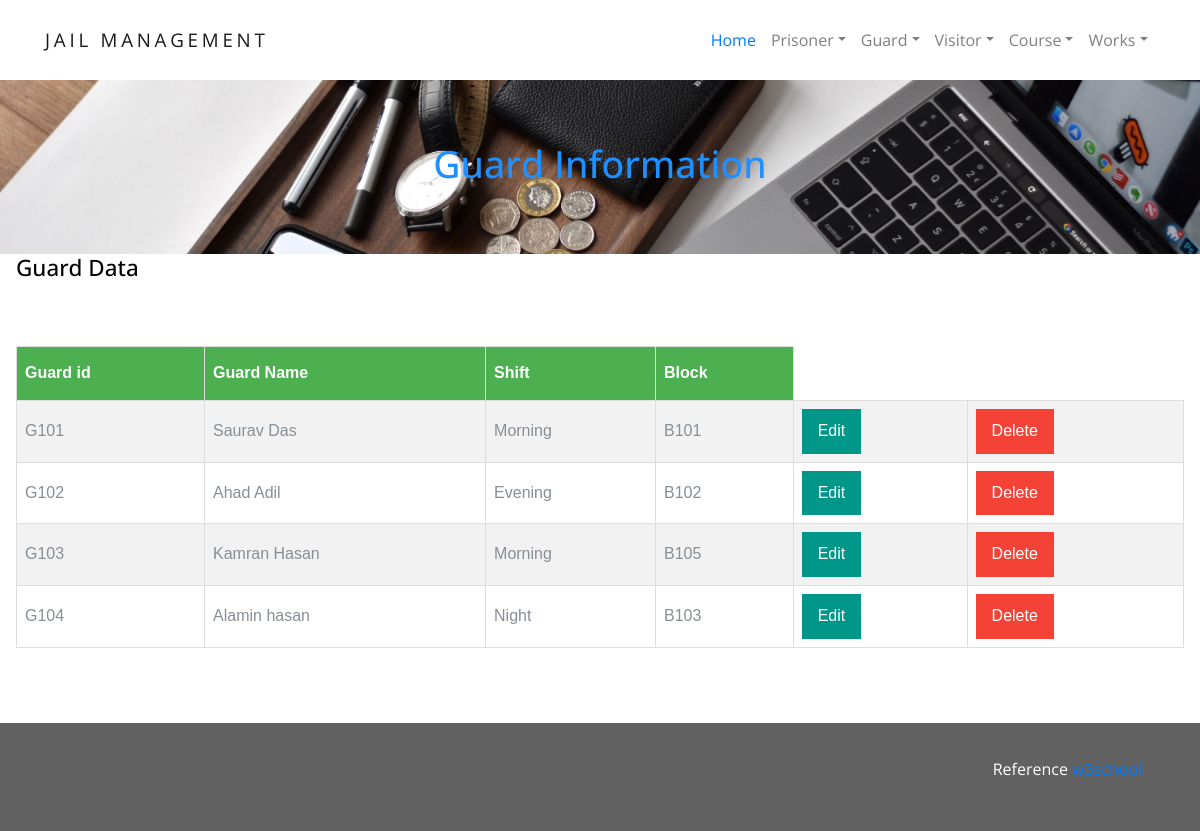
Page /guard/view_guard.php on the committed database.
### tables this page shows
CREATE TABLE `guard` (
  `Guard_ID` varchar(10) NOT NULL,
  `B_ID` varchar(30) NOT NULL,
  `Guard_name` varchar(15) NOT NULL,
  `shift` varchar(15) NOT NULL
);

### guard/guard-up-delete.php (called while the page is built, shortened)
<?php
  include('config.php');
       $sql="SELECT * FROM `guard`;";
       $result=mysqli_query($connection,$sql);
?>

### guard/view_guard.php (the view, shortened to what this page needs)
<?php include('guard-up-delete.php')?>
<!DOCTYPE html>
<html lang="en">
<link rel="stylesheet" href="css/w3.css">
<link rel="stylesheet" href="css/font.css">
    <link rel="stylesheet" href="css/bootstrap.css">
    <link rel="stylesheet" href="css/animate.css">
    <link rel="stylesheet" href="css/owl.carousel.min.css">
    <link rel="stylesheet" href="css/bootstrap-datepicker.css">
    <link rel="stylesheet" href="css/jquery.timepicker.css">
    <link rel="stylesheet" href="fonts/ionicons/css/ionicons.min.css">
    <link rel="stylesheet" href="fonts/fontawesome/css/font-awesome.min.css">
    <link rel="stylesheet" href="fonts/flaticon/font/flaticon.css">
    <link rel="stylesheet" href="css/style.css">
<body>
<header role="banner">
      <nav class="navbar navbar-expand-lg navbar-light bg-light">
        <div class="container">
          <a class="navbar-brand" href="http://localhost/prison/home.php">Jail Management</a>
          <div class="collapse navbar-collapse" id="navbarsExample05">
            <ul class="navbar-nav ml-auto">
              <li class="nav-item">
                <a class="nav-link active" href="http://localhost/prison/home.php">Home</a>
              </li>
              <li class="nav-item dropdown">
                <a class="nav-link dropdown-toggle" href="" id="dropdown04" data-toggle="dropdown" aria-haspopup="true" aria-expanded="false">Prisoner</a>
              </li>
              <li class="nav-item dropdown">
                <a class="nav-link dropdown-toggle" href="" id="dropdown05" data-toggle="dropdown" aria-haspopup="true" aria-expanded="false">Guard</a>
              </li>
			  <li class="nav-item dropdown">
                <a class="nav-link dropdown-toggle" href="" id="dropdown05" data-toggle="dropdown" aria-haspopup="true" aria-expanded="false">Visitor</a>
              </li>
			  <li class="nav-item dropdown">
                <a class="nav-link dropdown-toggle" href="" id="dropdown05" data-toggle="dropdown" aria-haspopup="true" aria-expanded="false">Course</a>
              </li>
			  <li class="nav-item dropdown">
                <a class="nav-link dropdown-toggle" href="" id="dropdown05" data-toggle="dropdown" aria-haspopup="true" aria-expanded="false">Works</a>
              </li>
            </ul>
          </div>
        </div>
      </nav>
    </header>
      <div class="w3-display-container w3-text-blue" style="font-size: 50px">
          <img src="images/banner.jpg" alt="Lights" style="width:100%" style="height: 150px">
          <div class="w3-display-middle w3-large" > <h1 style="color:DodgerBlue;" >Guard Information</h1></div>
      </div>
   <div class="w3-container">
      <h4>Guard Data</h4>
       <br><br>
       <table>
           <tr><th>Guard id</th>
               <th>Guard Name</th>
               <th>Shift</th>
               <th>Block</th>
            </tr>
           <?php while($row=mysqli_fetch_array($result)) {?>
           <tr>
               <td><?php echo $row['Guard_ID']; ?></td>
               <td><?php echo $row['Guard_name']; ?></td>
               <td><?php echo $row['shift']; ?></td>
               <td><?php echo $row['B_ID']; ?></td>
			   <td><a href="guard-update.php?edit=<?php echo $row['Guard_ID']; ?>" class="w3-button w3-teal" >Edit</a></td>
         <td><a href="guard-up-delete.php?del=<?php echo $row['Guard_ID']; ?>" class="w3-button w3-red">Delete</a></td>
           </tr>
           <?php } ?>
       </table>
      </div>
    <div class="w3-dark-grey w3-container w3-padding-32" style="margin-top:75px;padding-right:58px"><p class="w3-right">Reference <a href="https://www.w3schools.com/w3css/default.asp" title="W3.CSS" target="_blank" class="w3-hover-opacity">w3school</a></p></div>
</body>
</html>

### guard/css/w3.css (style rules this page uses)
html { box-sizing:border-box }
*,*:before,*:after { box-sizing:inherit }
html { -ms-text-size-adjust:100%;-webkit-text-size-adjust:100% }
body { margin:0 }
article,aside,details,figcaption,figure,footer,header,main,menu,nav,section,summary { display:block }
a { background-color:transparent;-webkit-text-decoration-skip:objects }
img { border-style:none }
html,body { font-family:Verdana,sans-serif;font-size:15px;line-height:1.5 }
html { overflow-x:hidden }
h1 { font-size:36px }
h4 { font-size:20px }
h1,h2,h3,h4,h5,h6 { font-family:"Segoe UI",Arial,sans-serif;font-weight:400;margin:10px 0 }
img { vertical-align:middle }
a { color:inherit }
.w3-btn,.w3-button { border:none;display:inline-block;padding:8px 16px;vertical-align:middle;overflow:hidden;text-decoration:none;color:inherit;background-color:inherit;text-align:center;cursor:pointer;white-space:nowrap }
.w3-btn,.w3-button { -webkit-touch-callout:none;-webkit-user-select:none;-khtml-user-select:none;-moz-user-select:none;-ms-user-select:none;user-select:none }
.w3-tooltip,.w3-display-container { position:relative }
.w3-container:after,.w3-container:before,.w3-panel:after,.w3-panel:before,.w3-row:after,.w3-row:before,.w3-row-padding:after,.w3-row-padding:before, .w3-cell-row:before,.w3-cell-row:after,.w3-clear:after,.w3-clear:before,.w3-bar:before,.w3-bar:after { content:"";display:table;clear:both }
.w3-display-middle { position:absolute;top:50%;left:50%;transform:translate(-50%,-50%);-ms-transform:translate(-50%,-50%) }
.w3-container,.w3-panel { padding:0.01em 16px }
.w3-large { font-size:18px!important }
.w3-padding-32 { padding-top:32px!important;padding-bottom:32px!important }
.w3-right { float:right!important }
.w3-red,.w3-hover-red:hover { color:#fff!important;background-color:#f44336!important }
.w3-teal,.w3-hover-teal:hover { color:#fff!important;background-color:#009688!important }
.w3-dark-grey,.w3-hover-dark-grey:hover,.w3-dark-gray,.w3-hover-dark-gray:hover { color:#fff!important;background-color:#616161!important }
.w3-text-blue,.w3-hover-text-blue:hover { color:#2196F3!important }

### guard/css/style.css (style rules this page uses)
body { background: #fff; font-family: "Open Sans", Arial, sans-serif; font-weight: 400; font-size: 16px; line-height: 1.8; color: #868e96; }
a { -webkit-transition: .3s all ease; -o-transition: .3s all ease; transition: .3s all ease; text-decoration: none; }
h1, h2, h3, h4, h5 { color: #000; }
header { position: relative; top: 0; left: 0; width: 100%; z-index: 5; }
header .navbar-brand { text-transform: uppercase; letter-spacing: .2em; font-weight: 400; }
header .navbar { padding-top: 0; padding-bottom: 0; background: white !important; }
header .navbar .nav-link { padding: 1.7rem 1rem; outline: none !important; }
header .navbar .nav-link.active { color: #007bff !important; }

### guard/view_guard.php (style rules this page uses)
body,h1,h2,h3,h4,h5 { font-family: "Poppins", sans-serif }
body { font-size:16px; }
table { font-family: "Trebuchet MS", Arial, Helvetica, sans-serif; border-collapse: collapse; width: 100%; }
td,th { border: 1px solid #ddd; padding: 8px; }
tr:nth-child(even) { background-color: #f2f2f2; }
th { padding-top: 12px; padding-bottom: 12px; text-align: left; background-color: #4CAF50; color: white; }

### rows in the picture
guard: Guard_ID "G101", Guard_name "Saurav Das", shift "Morning", B_ID "B101"
guard: Guard_ID "G102", Guard_name "Ahad Adil", shift "Evening", B_ID "B102"
guard: Guard_ID "G103", Guard_name "Kamran Hasan", shift "Morning", B_ID "B105"
guard: Guard_ID "G104", Guard_name "Alamin hasan", shift "Night", B_ID "B103"
